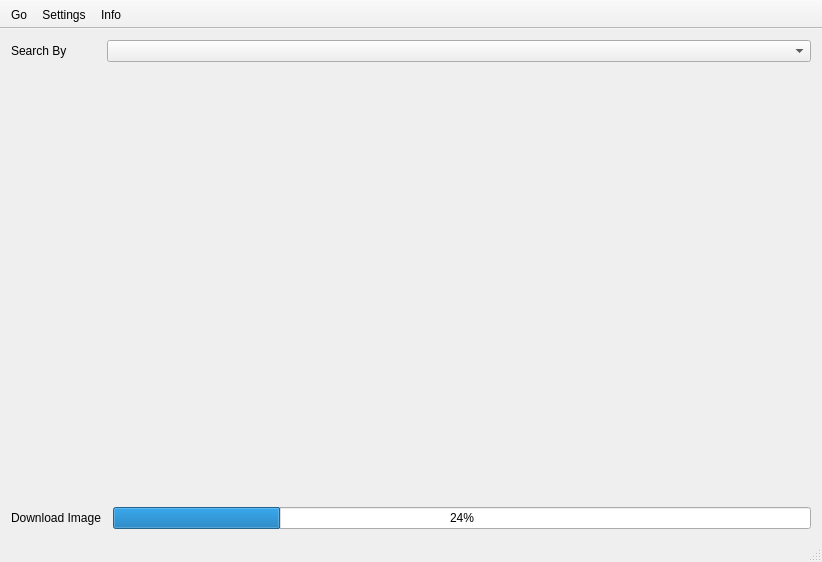
<?xml version="1.0" encoding="UTF-8"?>
<ui version="4.0">
 <class>MainWindow</class>
 <widget class="QMainWindow" name="MainWindow">
  <property name="geometry">
   <rect>
    <x>0</x>
    <y>0</y>
    <width>822</width>
    <height>562</height>
   </rect>
  </property>
  <property name="windowTitle">
   <string>QImageScraper</string>
  </property>
  <widget class="QWidget" name="centralWidget">
   <layout class="QGridLayout" name="gridLayout">
    <item row="2" column="0">
     <widget class="QLabel" name="labelProgress">
      <property name="text">
       <string>Download Image</string>
      </property>
     </widget>
    </item>
    <item row="2" column="2">
     <widget class="QProgressBar" name="progressBar">
      <property name="value">
       <number>24</number>
      </property>
     </widget>
    </item>
    <item row="0" column="0">
     <widget class="QLabel" name="label">
      <property name="text">
       <string>Search By</string>
      </property>
     </widget>
    </item>
    <item row="1" column="0" colspan="3">
     <widget class="web_view" name="webView" native="true"/>
    </item>
    <item row="0" column="1" colspan="2">
     <widget class="QComboBox" name="comboBoxSearchBy"/>
    </item>
   </layout>
  </widget>
  <widget class="QMenuBar" name="menuBar">
   <property name="geometry">
    <rect>
     <x>0</x>
     <y>0</y>
     <width>822</width>
     <height>19</height>
    </rect>
   </property>
  </widget>
  <widget class="QToolBar" name="mainToolBar">
   <property name="movable">
    <bool>false</bool>
   </property>
   <property name="floatable">
    <bool>false</bool>
   </property>
   <attribute name="toolBarArea">
    <enum>TopToolBarArea</enum>
   </attribute>
   <attribute name="toolBarBreak">
    <bool>false</bool>
   </attribute>
   <addaction name="actionGo"/>
   <addaction name="actionSettings"/>
   <addaction name="actionInfo"/>
  </widget>
  <widget class="QStatusBar" name="statusBar"/>
  <action name="actionGo">
   <property name="icon">
    <iconset resource="icons.qrc">
     <normaloff>:/icons/go.png</normaloff>:/icons/go.png</iconset>
   </property>
   <property name="text">
    <string>Go</string>
   </property>
  </action>
  <action name="actionSettings">
   <property name="icon">
    <iconset resource="icons.qrc">
     <normaloff>:/icons/settings.png</normaloff>:/icons/settings.png</iconset>
   </property>
   <property name="text">
    <string>Settings</string>
   </property>
  </action>
  <action name="actionInfo">
   <property name="icon">
    <iconset resource="icons.qrc">
     <normaloff>:/icons/info.png</normaloff>:/icons/info.png</iconset>
   </property>
   <property name="text">
    <string>Info</string>
   </property>
  </action>
 </widget>
 <layoutdefault spacing="6" margin="11"/>
 <customwidgets>
  <customwidget>
   <class>web_view</class>
   <extends>QWidget</extends>
   <header location="global">web_view.hpp</header>
   <container>1</container>
  </customwidget>
 </customwidgets>
 <resources>
  <include location="icons.qrc"/>
 </resources>
 <connections/>
</ui>
